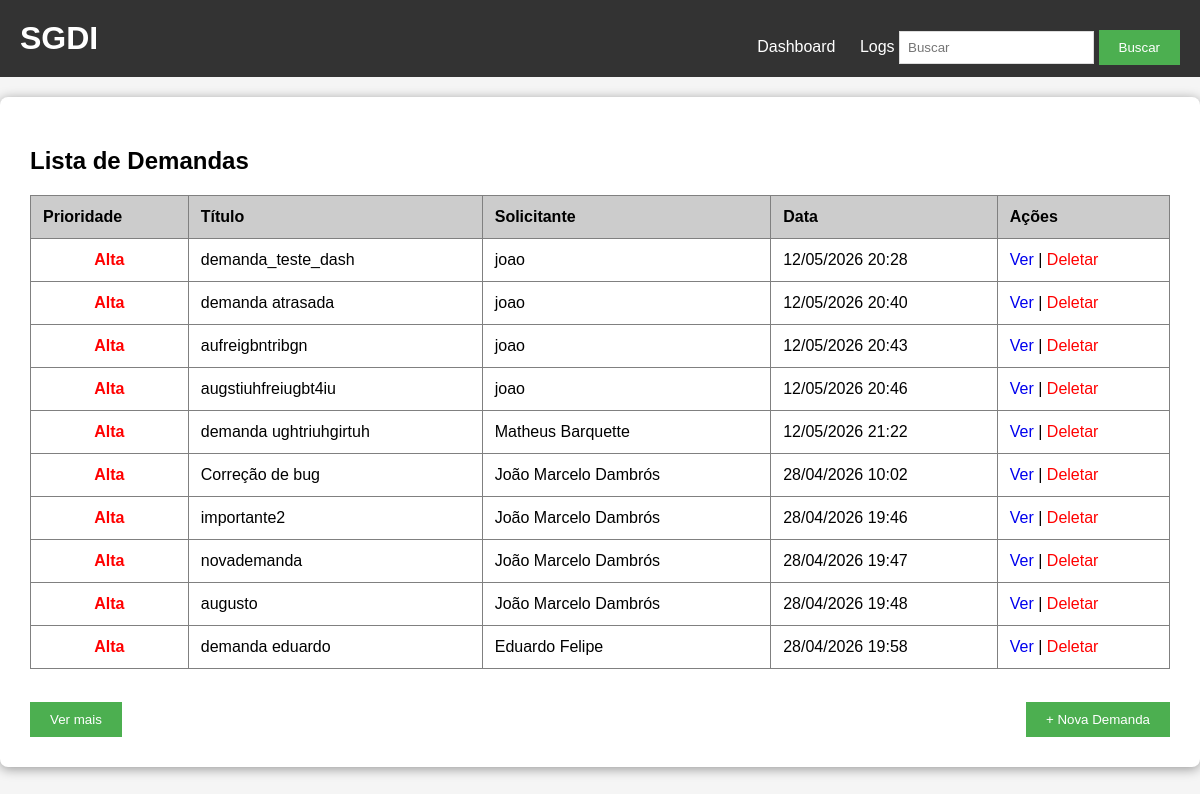
/ (signed in), run on the app's committed database.
### tables this page shows
CREATE TABLE demandas (
        id INTEGER PRIMARY KEY AUTOINCREMENT,
        titulo TEXT,
        descricao TEXT,
        solicitante TEXT,
        data_criacao TEXT,
        id_prioridade INTEGER, status TEXT DEFAULT 'Aberta', prazo TEXT,
        FOREIGN KEY (id_prioridade) REFERENCES prioridades(id)
    );

CREATE TABLE prioridades (
        id INTEGER PRIMARY KEY AUTOINCREMENT,
        peso INTEGER,
        valor TEXT
    );

### app.py (the view)
@app.route('/')
@login_required
def index():
    conn = get_db()
    query = '''
        SELECT d.*, p.valor as prioridade_nome
        FROM demandas d
        LEFT JOIN prioridades p ON d.id_prioridade = p.id
        ORDER BY p.peso DESC, d.data_criacao ASC
        LIMIT 10
    '''
    demandas = conn.execute(query).fetchall()
    total = conn.execute('SELECT COUNT(*) FROM demandas').fetchone()[0]
    conn.close()
    return render_template('index.html', demandas=demandas, total=total, offset=10)

### app.py (called while the page is built)
def get_db():
    conn = sqlite3.connect('demandas.db')
    conn.row_factory = sqlite3.Row
    return conn

def login_required(f):
    @wraps(f)
    def decorated(*args, **kwargs):
        if 'user_id' not in session:
            flash('Faça login para continuar.', 'warning')
            return redirect(url_for('auth.login'))
        return f(*args, **kwargs)
    return decorated

### templates/index.html (shortened to what this page needs)
{% extends "base.html" %}
{% block content %}
<h2>Lista de Demandas</h2>
<table border="1" cellpadding="10" cellspacing="0" width="100%" id="tabela-demandas">
    <thead>
        <tr bgcolor="#cccccc">
            <th>Prioridade</th>
            <th>Título</th>
            <th>Solicitante</th>
            <th>Data</th>
            <th>Ações</th>
        </tr>
    </thead>
    <tbody id="corpo-tabela">
        {% for demanda in demandas %}
        <tr>
            <td align="center">
                {% if demanda['prioridade_nome'] == 'Alta' %}
                    <b style="color:red;">{{ demanda['prioridade_nome'] }}</b>
                {% elif demanda['prioridade_nome'] == 'Média' %}
                    <b style="color:orange;">{{ demanda['prioridade_nome'] }}</b>
                {% else %}
                    <b style="color:green;">{{ demanda['prioridade_nome'] }}</b>
                {% endif %}
            </td>
            <td>{{ demanda['titulo'] }}</td>
            <td>{{ demanda['solicitante'] }}</td>
            <td>{{ demanda['data_criacao'] }}</td>
            <td>
                <a href="/detalhes/{{ demanda['id'] }}">Ver</a> |
                <a href="/deletar/{{ demanda['id'] }}" style="color:red;" onclick="return confirm('Excluir esta demanda?')">Deletar</a>
            </td>
        </tr>
        {% endfor %}
    </tbody>
</table>
<br>
<div style="display: flex; justify-content: space-between; align-items: center; margin-top: 15px;">
    {% if offset < total %}
    <button id="btn-ver-mais" onclick="verMais({{ offset }}, {{ total }})">Ver mais</button>
    {% else %}
    <span></span>
    {% endif %}
    <a href = "/nova_demanda"> <button>+ Nova Demanda</button> </a>
</div>
{% endblock %}

### static/style.css (style rules this page uses)
body { font-family: Arial, sans-serif; background-color: #f5f5f5; padding: 0; margin: 0; }
button { background-color: #4CAF50; color: white; padding: 10px 20px; border: none; cursor: pointer; }
table { border-collapse: collapse; }
th { text-align: left; padding: 12px; }
td { padding: 12px; }
table a { text-decoration: none; }

### templates/base.html (style rules this page uses)
body { margin: 0; }

### data on the page
demandas: prioridade_nome "Alta", titulo "demanda_teste_dash", solicitante "joao", data_criacao "12/05/2026 20:28"
demandas: prioridade_nome "Alta", titulo "demanda atrasada", solicitante "joao", data_criacao "12/05/2026 20:40"
demandas: prioridade_nome "Alta", titulo "aufreigbntribgn", solicitante "joao", data_criacao "12/05/2026 20:43"
demandas: prioridade_nome "Alta", titulo "augstiuhfreiugbt4iu", solicitante "joao", data_criacao "12/05/2026 20:46"
demandas: prioridade_nome "Alta", titulo "demanda ughtriuhgirtuh", solicitante "Matheus Barquette", data_criacao "12/05/2026 21:22"
demandas: prioridade_nome "Alta", titulo "Correção de bug", solicitante "João Marcelo Dambrós", data_criacao "28/04/2026 10:02"
demandas: prioridade_nome "Alta", titulo "importante2", solicitante "João Marcelo Dambrós", data_criacao "28/04/2026 19:46"
demandas: prioridade_nome "Alta", titulo "novademanda", solicitante "João Marcelo Dambrós", data_criacao "28/04/2026 19:47"
demandas: prioridade_nome "Alta", titulo "augusto", solicitante "João Marcelo Dambrós", data_criacao "28/04/2026 19:48"
demandas: prioridade_nome "Alta", titulo "demanda eduardo", solicitante "Eduardo Felipe", data_criacao "28/04/2026 19:58"
